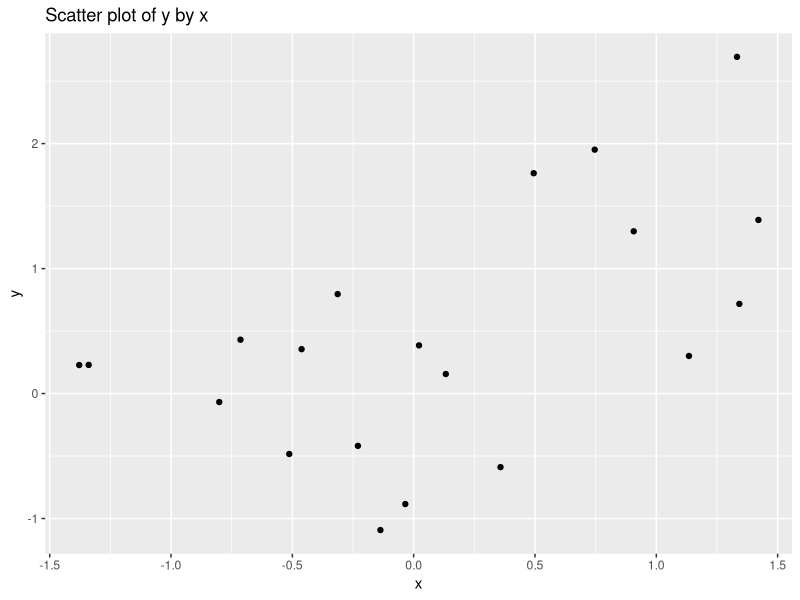

Generate this figure with R:
## ---- chunk 1
knitr::opts_chunk$set(echo = TRUE, eval = TRUE, collapse = TRUE, comment = ">")
options(htmltools.dir.version = FALSE)
htmltools::tagList(rmarkdown::html_dependency_font_awesome())
head <- function(x, n = 6) {
  x <- utils::head(x, n)
  knitr::kable(x, format = "html")
}
## ---- chunk 2
## load the tidyverse
library(tidyverse)
## ---- chunk 3
## 20 observations from random normal distribution
x <- rnorm(20)
## x + 20 observations from random normal distribution
y <- rnorm(20) + x
## data frame
df <- data.frame(x, y)
## scatter plot
ggplot(df, aes(x, y)) + 
  geom_point() + 
  labs(title = "Scatter plot of y by x")
## ---- chunk 4
## 20 observations from random normal distribution
x <- rnorm(20)
## x + 20 observations from random normal distribution
y <- rnorm(20) + x
## create data frame
df <- data.frame(x, y)

## print
head(df)
## ---- chunk 5
## sample twenty values from numbers 1,2,3,4,5,6
x <- sample(c(1, 2, 3, 4, 5, 6), 20, replace = TRUE)
## sample twenty more, add them with x, and then divide by 2
y <- round((x + sample(c(1, 2, 3, 4, 5, 6), 20, replace = TRUE)) / 2, 0)
## create data frame
df_ordered <- data.frame(x, y)

## print
head(df_ordered)
## ---- chunk 6
## using cor defaults
cor(df$x, df$y)
## ---- chunk 7
## pearson product-moment correlation
cor(df$x, df$y, method = "pearson", use = "complete.obs")
## ---- chunk 8
## pearson product-moment correlation
cor(df_ordered$x, df_ordered$y, method = "pearson")
## ---- chunk 9
## spearman rho correlation
cor(df_ordered$x, df_ordered$y, method = "spearman")
## ---- chunk 10
## correlation test
cor.test(df$x, df$y)
## ---- chunk 11
## correlation sig test
cor.test(df$x, df$y, method = "pearson") %>%
  broom::tidy() %>% head()
## ---- chunk 12
## correlation sig test
cor.test(df$x, df$y, method = "spearman") %>%
  broom::tidy() %>% head()
